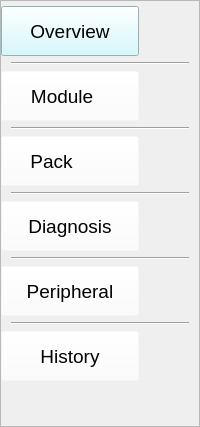
         <widget class="QFrame" name="frameLeftInfo">
          <property name="styleSheet">
           <string notr="true">QPushButton{background-color:rgba(255, 255, 255, 0)}
QPushButton#pushButton0_0{background-color:rgb(202, 248, 255);}</string>
          </property>
          <property name="frameShape">
           <enum>QFrame::StyledPanel</enum>
          </property>
          <property name="frameShadow">
           <enum>QFrame::Plain</enum>
          </property>
          <property name="lineWidth">
           <number>1</number>
          </property>
          <property name="midLineWidth">
           <number>0</number>
          </property>
          <layout class="QVBoxLayout" name="verticalLayout_11">
           <property name="leftMargin">
            <number>0</number>
           </property>
           <property name="topMargin">
            <number>5</number>
           </property>
           <property name="rightMargin">
            <number>0</number>
           </property>
           <property name="bottomMargin">
            <number>5</number>
           </property>
           <item>
            <widget class="QPushButton" name="pushButton0_0">
             <property name="minimumSize">
              <size>
               <width>138</width>
               <height>50</height>
              </size>
             </property>
             <property name="maximumSize">
              <size>
               <width>138</width>
               <height>16777215</height>
              </size>
             </property>
             <property name="font">
              <font>
               <family>Arial</family>
               <pointsize>14</pointsize>
               <weight>50</weight>
               <bold>false</bold>
              </font>
             </property>
             <property name="text">
              <string>Overview</string>
             </property>
             <property name="icon">
              <iconset resource="res.qrc">
               <normaloff>:/image/battery.png</normaloff>:/image/battery.png</iconset>
             </property>
             <property name="iconSize">
              <size>
               <width>32</width>
               <height>32</height>
              </size>
             </property>
             <property name="flat">
              <bool>false</bool>
             </property>
            </widget>
           </item>
           <item>
            <layout class="QHBoxLayout" name="horizontalLayout_5">
             <property name="leftMargin">
              <number>10</number>
             </property>
             <property name="rightMargin">
              <number>10</number>
             </property>
             <item>
              <widget class="Line" name="line">
               <property name="orientation">
                <enum>Qt::Horizontal</enum>
               </property>
              </widget>
             </item>
            </layout>
           </item>
           <item>
            <widget class="QPushButton" name="pushButton0_1">
             <property name="minimumSize">
              <size>
               <width>138</width>
               <height>50</height>
              </size>
             </property>
             <property name="maximumSize">
              <size>
               <width>138</width>
               <height>16777215</height>
              </size>
             </property>
             <property name="font">
              <font>
               <family>Arial</family>
               <pointsize>14</pointsize>
               <weight>50</weight>
               <bold>false</bold>
              </font>
             </property>
             <property name="text">
              <string>Module   </string>
             </property>
             <property name="icon">
              <iconset resource="res.qrc">
               <normaloff>:/image/reader_24px_1135254_easyicon.net.png</normaloff>:/image/reader_24px_1135254_easyicon.net.png</iconset>
             </property>
             <property name="iconSize">
              <size>
               <width>32</width>
               <height>32</height>
              </size>
             </property>
             <property name="flat">
              <bool>false</bool>
             </property>
            </widget>
           </item>
           <item>
            <layout class="QHBoxLayout" name="horizontalLayout_6">
             <property name="leftMargin">
              <number>10</number>
             </property>
             <property name="rightMargin">
              <number>10</number>
             </property>
             <item>
              <widget class="Line" name="line_2">
               <property name="orientation">
                <enum>Qt::Horizontal</enum>
               </property>
              </widget>
             </item>
            </layout>
           </item>
           <item>
            <widget class="QPushButton" name="pushButton0_2">
             <property name="minimumSize">
              <size>
               <width>138</width>
               <height>50</height>
              </size>
             </property>
             <property name="maximumSize">
              <size>
               <width>138</width>
               <height>16777215</height>
              </size>
             </property>
             <property name="font">
              <font>
               <family>Arial</family>
               <pointsize>14</pointsize>
               <weight>50</weight>
               <bold>false</bold>
              </font>
             </property>
             <property name="text">
              <string>Pack       </string>
             </property>
             <property name="icon">
              <iconset resource="res.qrc">
               <normaloff>:/image/cpu_tuner_24px_1135256_easyicon.net.png</normaloff>:/image/cpu_tuner_24px_1135256_easyicon.net.png</iconset>
             </property>
             <property name="iconSize">
              <size>
               <width>32</width>
               <height>32</height>
              </size>
             </property>
             <property name="flat">
              <bool>false</bool>
             </property>
            </widget>
           </item>
           <item>
            <layout class="QHBoxLayout" name="horizontalLayout_7">
             <property name="leftMargin">
              <number>10</number>
             </property>
             <property name="rightMargin">
              <number>10</number>
             </property>
             <item>
              <widget class="Line" name="line_3">
               <property name="orientation">
                <enum>Qt::Horizontal</enum>
               </property>
              </widget>
             </item>
            </layout>
           </item>
           <item>
            <widget class="QPushButton" name="pushButton0_3">
             <property name="minimumSize">
              <size>
               <width>138</width>
               <height>50</height>
              </size>
             </property>
             <property name="maximumSize">
              <size>
               <width>138</width>
               <height>16777215</height>
              </size>
             </property>
             <property name="font">
              <font>
               <family>Arial</family>
               <pointsize>14</pointsize>
               <weight>50</weight>
               <bold>false</bold>
              </font>
             </property>
             <property name="text">
              <string>Diagnosis</string>
             </property>
             <property name="icon">
              <iconset resource="res.qrc">
               <normaloff>:/image/exam_20.750957854406px_1233365_easyicon.net.png</normaloff>:/image/exam_20.750957854406px_1233365_easyicon.net.png</iconset>
             </property>
             <property name="iconSize">
              <size>
               <width>32</width>
               <height>32</height>
              </size>
             </property>
             <property name="flat">
              <bool>false</bool>
             </property>
            </widget>
           </item>
           <item>
            <layout class="QHBoxLayout" name="horizontalLayout_18">
             <property name="leftMargin">
              <number>10</number>
             </property>
             <property name="rightMargin">
              <number>10</number>
             </property>
             <item>
              <widget class="Line" name="line_13">
               <property name="orientation">
                <enum>Qt::Horizontal</enum>
               </property>
              </widget>
             </item>
            </layout>
           </item>
           <item>
            <widget class="QPushButton" name="pushButton0_4">
             <property name="minimumSize">
              <size>
               <width>138</width>
               <height>50</height>
              </size>
             </property>
             <property name="maximumSize">
              <size>
               <width>138</width>
               <height>16777215</height>
              </size>
             </property>
             <property name="font">
              <font>
               <family>Arial</family>
               <pointsize>14</pointsize>
               <weight>50</weight>
               <bold>false</bold>
              </font>
             </property>
             <property name="text">
              <string>Peripheral</string>
             </property>
             <property name="icon">
              <iconset resource="res.qrc">
               <normaloff>:/image/ssh_24px_1135253_easyicon.net.png</normaloff>:/image/ssh_24px_1135253_easyicon.net.png</iconset>
             </property>
             <property name="iconSize">
              <size>
               <width>32</width>
               <height>32</height>
              </size>
             </property>
             <property name="flat">
              <bool>false</bool>
             </property>
            </widget>
           </item>
           <item>
            <layout class="QHBoxLayout" name="horizontalLayout_30">
             <property name="leftMargin">
              <number>10</number>
             </property>
             <property name="rightMargin">
              <number>10</number>
             </property>
             <item>
              <widget class="Line" name="line_18">
               <property name="orientation">
                <enum>Qt::Horizontal</enum>
               </property>
              </widget>
             </item>
            </layout>
           </item>
           <item>
            <widget class="QPushButton" name="pushButton0_5">
             <property name="minimumSize">
              <size>
               <width>138</width>
               <height>50</height>
              </size>
             </property>
             <property name="maximumSize">
              <size>
               <width>138</width>
               <height>16777215</height>
              </size>
             </property>
             <property name="font">
              <font>
               <family>Arial</family>
               <pointsize>14</pointsize>
               <weight>50</weight>
               <bold>false</bold>
              </font>
             </property>
             <property name="text">
              <string>History</string>
             </property>
             <property name="icon">
              <iconset resource="res.qrc">
               <normaloff>:/image/ssh_24px_1135253_easyicon.net.png</normaloff>:/image/ssh_24px_1135253_easyicon.net.png</iconset>
             </property>
             <property name="iconSize">
              <size>
               <width>32</width>
               <height>32</height>
              </size>
             </property>
             <property name="flat">
              <bool>false</bool>
             </property>
            </widget>
           </item>
           <item>
            <spacer name="verticalSpacer_5">
             <property name="orientation">
              <enum>Qt::Vertical</enum>
             </property>
             <property name="sizeHint" stdset="0">
              <size>
               <width>20</width>
               <height>40</height>
              </size>
             </property>
            </spacer>
           </item>
          </layout>
         </widget>
